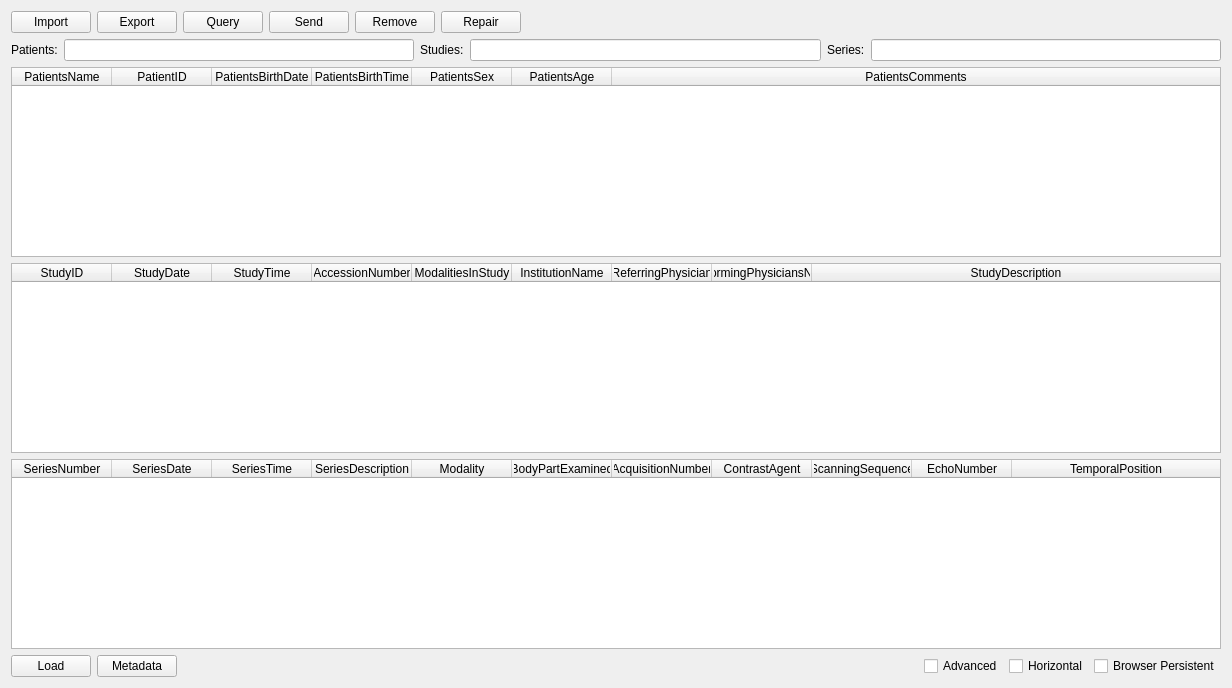
<?xml version="1.0" encoding="UTF-8"?>
<ui version="4.0">
 <class>DicomWidget</class>
 <widget class="QWidget" name="DicomWidget">
  <property name="geometry">
   <rect>
    <x>0</x>
    <y>0</y>
    <width>1232</width>
    <height>688</height>
   </rect>
  </property>
  <property name="windowTitle">
   <string>DicomBrower</string>
  </property>
  <layout class="QVBoxLayout" name="verticalLayout">
   <item>
    <layout class="QHBoxLayout" name="horizontalLayout">
     <item>
      <widget class="QPushButton" name="btnImport">
       <property name="text">
        <string>Import</string>
       </property>
      </widget>
     </item>
     <item>
      <widget class="QPushButton" name="btnExport">
       <property name="text">
        <string>Export</string>
       </property>
      </widget>
     </item>
     <item>
      <widget class="QPushButton" name="btnQuery">
       <property name="text">
        <string>Query</string>
       </property>
      </widget>
     </item>
     <item>
      <widget class="QPushButton" name="btnSend">
       <property name="text">
        <string>Send</string>
       </property>
      </widget>
     </item>
     <item>
      <widget class="QPushButton" name="btnRemove">
       <property name="text">
        <string>Remove</string>
       </property>
      </widget>
     </item>
     <item>
      <widget class="QPushButton" name="btnRepair">
       <property name="text">
        <string>Repair</string>
       </property>
      </widget>
     </item>
     <item>
      <spacer name="horizontalSpacer_2">
       <property name="orientation">
        <enum>Qt::Horizontal</enum>
       </property>
       <property name="sizeHint" stdset="0">
        <size>
         <width>40</width>
         <height>20</height>
        </size>
       </property>
      </spacer>
     </item>
    </layout>
   </item>
   <item>
    <layout class="QHBoxLayout" name="horizontalLayout_3">
     <item>
      <widget class="QLabel" name="labelPatients">
       <property name="text">
        <string>Patients:</string>
       </property>
      </widget>
     </item>
     <item>
      <widget class="QLineEdit" name="lineEditPatients"/>
     </item>
     <item>
      <widget class="QLabel" name="labelStudies">
       <property name="text">
        <string>Studies:</string>
       </property>
      </widget>
     </item>
     <item>
      <widget class="QLineEdit" name="lineEditStudies"/>
     </item>
     <item>
      <widget class="QLabel" name="labelSeries">
       <property name="text">
        <string>Series:</string>
       </property>
      </widget>
     </item>
     <item>
      <widget class="QLineEdit" name="lineEditSeries"/>
     </item>
    </layout>
   </item>
   <item>
    <widget class="QTableWidget" name="tableWidget_1">
     <attribute name="horizontalHeaderStretchLastSection">
      <bool>true</bool>
     </attribute>
     <attribute name="verticalHeaderStretchLastSection">
      <bool>false</bool>
     </attribute>
     <column>
      <property name="text">
       <string>PatientsName</string>
      </property>
     </column>
     <column>
      <property name="text">
       <string>PatientID</string>
      </property>
     </column>
     <column>
      <property name="text">
       <string>PatientsBirthDate</string>
      </property>
     </column>
     <column>
      <property name="text">
       <string>PatientsBirthTime</string>
      </property>
     </column>
     <column>
      <property name="text">
       <string>PatientsSex</string>
      </property>
     </column>
     <column>
      <property name="text">
       <string>PatientsAge</string>
      </property>
     </column>
     <column>
      <property name="text">
       <string>PatientsComments</string>
      </property>
     </column>
    </widget>
   </item>
   <item>
    <widget class="QTableWidget" name="tableWidget_2">
     <attribute name="horizontalHeaderStretchLastSection">
      <bool>true</bool>
     </attribute>
     <column>
      <property name="text">
       <string>StudyID</string>
      </property>
     </column>
     <column>
      <property name="text">
       <string>StudyDate</string>
      </property>
     </column>
     <column>
      <property name="text">
       <string>StudyTime</string>
      </property>
     </column>
     <column>
      <property name="text">
       <string>AccessionNumber</string>
      </property>
     </column>
     <column>
      <property name="text">
       <string>ModalitiesInStudy</string>
      </property>
     </column>
     <column>
      <property name="text">
       <string>InstitutionName</string>
      </property>
     </column>
     <column>
      <property name="text">
       <string>ReferringPhysician</string>
      </property>
     </column>
     <column>
      <property name="text">
       <string>PerformingPhysiciansName</string>
      </property>
     </column>
     <column>
      <property name="text">
       <string>StudyDescription</string>
      </property>
     </column>
    </widget>
   </item>
   <item>
    <widget class="QTableWidget" name="tableWidget_3">
     <attribute name="horizontalHeaderStretchLastSection">
      <bool>true</bool>
     </attribute>
     <column>
      <property name="text">
       <string>SeriesNumber</string>
      </property>
     </column>
     <column>
      <property name="text">
       <string>SeriesDate</string>
      </property>
     </column>
     <column>
      <property name="text">
       <string>SeriesTime</string>
      </property>
     </column>
     <column>
      <property name="text">
       <string>SeriesDescription</string>
      </property>
     </column>
     <column>
      <property name="text">
       <string>Modality</string>
      </property>
     </column>
     <column>
      <property name="text">
       <string>BodyPartExamined</string>
      </property>
     </column>
     <column>
      <property name="text">
       <string>AcquisitionNumber</string>
      </property>
     </column>
     <column>
      <property name="text">
       <string>ContrastAgent</string>
      </property>
     </column>
     <column>
      <property name="text">
       <string>ScanningSequence</string>
      </property>
     </column>
     <column>
      <property name="text">
       <string>EchoNumber</string>
      </property>
     </column>
     <column>
      <property name="text">
       <string>TemporalPosition</string>
      </property>
     </column>
    </widget>
   </item>
   <item>
    <layout class="QHBoxLayout" name="horizontalLayout_2">
     <item>
      <widget class="QPushButton" name="btnLoad">
       <property name="text">
        <string>Load</string>
       </property>
      </widget>
     </item>
     <item>
      <widget class="QPushButton" name="btnMetadata">
       <property name="text">
        <string>Metadata</string>
       </property>
      </widget>
     </item>
     <item>
      <spacer name="horizontalSpacer">
       <property name="orientation">
        <enum>Qt::Horizontal</enum>
       </property>
       <property name="sizeHint" stdset="0">
        <size>
         <width>40</width>
         <height>20</height>
        </size>
       </property>
      </spacer>
     </item>
     <item>
      <widget class="QCheckBox" name="chbAdvanced">
       <property name="text">
        <string>Advanced</string>
       </property>
      </widget>
     </item>
     <item>
      <widget class="QCheckBox" name="chbHorizontal">
       <property name="text">
        <string>Horizontal</string>
       </property>
      </widget>
     </item>
     <item>
      <widget class="QCheckBox" name="chbBrowserPersistent">
       <property name="text">
        <string>Browser Persistent</string>
       </property>
      </widget>
     </item>
    </layout>
   </item>
  </layout>
 </widget>
 <resources/>
 <connections/>
</ui>
